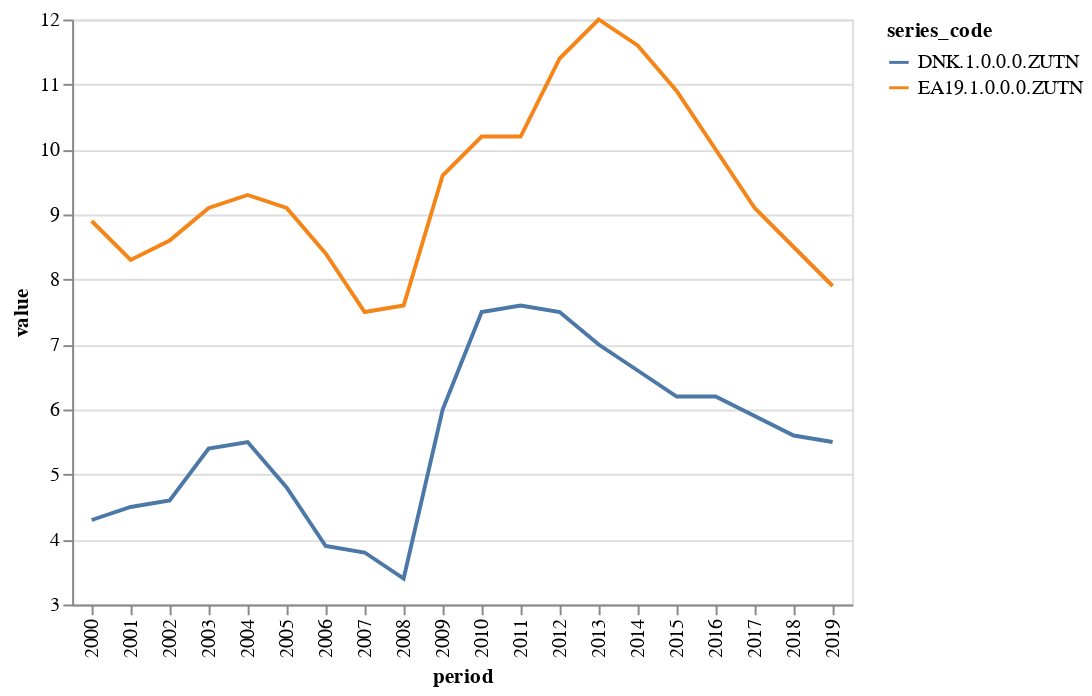

The notebook cell saved with this chart:
### Code cell
range_df = clean_dataframe(df2).query("period >= '2000'")
chart = Chart(range_df).mark_line().encode(
    x='period',
    y=Y('value', scale=Scale(zero=False)),
    color='series_code',
)
chart

### Figure 1 — Vega-Lite specification as saved in the notebook (floating-point values rounded to 4 significant figures)
{"$schema": "https://vega.github.io/schema/vega-lite/v1.2.1.json", "data": {"values": [{"Country": "Euro area", "Frequency": "Annually", "Unit": "(Percentage of active population)", "dataset_code": "ZUTN", "dataset_name": "Unemployment rate: total :- Member States: definition EUROSTAT", "freq": "a", "geo": "ea19", "period": "2000", "provider_code": "AMECO", "series_code": "EA19.1.0.0.0.ZUTN", "series_name": "Euro area", "unit": "percentage-of-active-population", "value": 8.9}, {"Country": "Euro area", "Frequency": "Annually", "Unit": "(Percentage of active population)", "dataset_code": "ZUTN", "dataset_name": "Unemployment rate: total :- Member States: definition EUROSTAT", "freq": "a", "geo": "ea19", "period": "2001", "provider_code": "AMECO", "series_code": "EA19.1.0.0.0.ZUTN", "series_name": "Euro area", "unit": "percentage-of-active-population", "value": 8.3}, {"Country": "Euro area", "Frequency": "Annually", "Unit": "(Percentage of active population)", "dataset_code": "ZUTN", "dataset_name": "Unemployment rate: total :- Member States: definition EUROSTAT", "freq": "a", "geo": "ea19", "period": "2002", "provider_code": "AMECO", "series_code": "EA19.1.0.0.0.ZUTN", "series_name": "Euro area", "unit": "percentage-of-active-population", "value": 8.6}, {"Country": "Euro area", "Frequency": "Annually", "Unit": "(Percentage of active population)", "dataset_code": "ZUTN", "dataset_name": "Unemployment rate: total :- Member States: definition EUROSTAT", "freq": "a", "geo": "ea19", "period": "2003", "provider_code": "AMECO", "series_code": "EA19.1.0.0.0.ZUTN", "series_name": "Euro area", "unit": "percentage-of-active-population", "value": 9.1}, {"Country": "Euro area", "Frequency": "Annually", "Unit": "(Percentage of active population)", "dataset_code": "ZUTN", "dataset_name": "Unemployment rate: total :- Member States: definition EUROSTAT", "freq": "a", "geo": "ea19", "period": "2004", "provider_code": "AMECO", "series_code": "EA19.1.0.0.0.ZUTN", "series_name": "Euro area", "unit": "percentage-of-active-population", "value": 9.3}, {"Country": "Euro area", "Frequency": "Annually", "Unit": "(Percentage of active population)", "dataset_code": "ZUTN", "dataset_name": "Unemployment rate: total :- Member States: definition EUROSTAT", "freq": "a", "geo": "ea19", "period": "2005", "provider_code": "AMECO", "series_code": "EA19.1.0.0.0.ZUTN", "series_name": "Euro area", "unit": "percentage-of-active-population", "value": 9.1}, {"Country": "Euro area", "Frequency": "Annually", "Unit": "(Percentage of active population)", "dataset_code": "ZUTN", "dataset_name": "Unemployment rate: total :- Member States: definition EUROSTAT", "freq": "a", "geo": "ea19", "period": "2006", "provider_code": "AMECO", "series_code": "EA19.1.0.0.0.ZUTN", "series_name": "Euro area", "unit": "percentage-of-active-population", "value": 8.4}, {"Country": "Euro area", "Frequency": "Annually", "Unit": "(Percentage of active population)", "dataset_code": "ZUTN", "dataset_name": "Unemployment rate: total :- Member States: definition EUROSTAT", "freq": "a", "geo": "ea19", "period": "2007", "provider_code": "AMECO", "series_code": "EA19.1.0.0.0.ZUTN", "series_name": "Euro area", "unit": "percentage-of-active-population", "value": 7.5}, {"Country": "Euro area", "Frequency": "Annually", "Unit": "(Percentage of active population)", "dataset_code": "ZUTN", "dataset_name": "Unemployment rate: total :- Member States: definition EUROSTAT", "freq": "a", "geo": "ea19", "period": "2008", "provider_code": "AMECO", "series_code": "EA19.1.0.0.0.ZUTN", "series_name": "Euro area", "unit": "percentage-of-active-population", "value": 7.6}, {"Country": "Euro area", "Frequency": "Annually", "Unit": "(Percentage of active population)", "dataset_code": "ZUTN", "dataset_name": "Unemployment rate: total :- Member States: definition EUROSTAT", "freq": "a", "geo": "ea19", "period": "2009", "provider_code": "AMECO", "series_code": "EA19.1.0.0.0.ZUTN", "series_name": "Euro area", "unit": "percentage-of-active-population", "value": 9.6}, {"Country": "Euro area", "Frequency": "Annually", "Unit": "(Percentage of active population)", "dataset_code": "ZUTN", "dataset_name": "Unemployment rate: total :- Member States: definition EUROSTAT", "freq": "a", "geo": "ea19", "period": "2010", "provider_code": "AMECO", "series_code": "EA19.1.0.0.0.ZUTN", "series_name": "Euro area", "unit": "percentage-of-active-population", "value": 10.2}, {"Country": "Euro area", "Frequency": "Annually", "Unit": "(Percentage of active population)", "dataset_code": "ZUTN", "dataset_name": "Unemployment rate: total :- Member States: definition EUROSTAT", "freq": "a", "geo": "ea19", "period": "2011", "provider_code": "AMECO", "series_code": "EA19.1.0.0.0.ZUTN", "series_name": "Euro area", "unit": "percentage-of-active-population", "value": 10.2}, {"Country": "Euro area", "Frequency": "Annually", "Unit": "(Percentage of active population)", "dataset_code": "ZUTN", "dataset_name": "Unemployment rate: total :- Member States: definition EUROSTAT", "freq": "a", "geo": "ea19", "period": "2012", "provider_code": "AMECO", "series_code": "EA19.1.0.0.0.ZUTN", "series_name": "Euro area", "unit": "percentage-of-active-population", "value": 11.4}, {"Country": "Euro area", "Frequency": "Annually", "Unit": "(Percentage of active population)", "dataset_code": "ZUTN", "dataset_name": "Unemployment rate: total :- Member States: definition EUROSTAT", "freq": "a", "geo": "ea19", "period": "2013", "provider_code": "AMECO", "series_code": "EA19.1.0.0.0.ZUTN", "series_name": "Euro area", "unit": "percentage-of-active-population", "value": 12}, {"Country": "Euro area", "Frequency": "Annually", "Unit": "(Percentage of active population)", "dataset_code": "ZUTN", "dataset_name": "Unemployment rate: total :- Member States: definition EUROSTAT", "freq": "a", "geo": "ea19", "period": "2014", "provider_code": "AMECO", "series_code": "EA19.1.0.0.0.ZUTN", "series_name": "Euro area", "unit": "percentage-of-active-population", "value": 11.6}, {"Country": "Euro area", "Frequency": "Annually", "Unit": "(Percentage of active population)", "dataset_code": "ZUTN", "dataset_name": "Unemployment rate: total :- Member States: definition EUROSTAT", "freq": "a", "geo": "ea19", "period": "2015", "provider_code": "AMECO", "series_code": "EA19.1.0.0.0.ZUTN", "series_name": "Euro area", "unit": "percentage-of-active-population", "value": 10.9}, {"Country": "Euro area", "Frequency": "Annually", "Unit": "(Percentage of active population)", "dataset_code": "ZUTN", "dataset_name": "Unemployment rate: total :- Member States: definition EUROSTAT", "freq": "a", "geo": "ea19", "period": "2016", "provider_code": "AMECO", "series_code": "EA19.1.0.0.0.ZUTN", "series_name": "Euro area", "unit": "percentage-of-active-population", "value": 10}, {"Country": "Euro area", "Frequency": "Annually", "Unit": "(Percentage of active population)", "dataset_code": "ZUTN", "dataset_name": "Unemployment rate: total :- Member States: definition EUROSTAT", "freq": "a", "geo": "ea19", "period": "2017", "provider_code": "AMECO", "series_code": "EA19.1.0.0.0.ZUTN", "series_name": "Euro area", "unit": "percentage-of-active-population", "value": 9.1}, {"Country": "Euro area", "Frequency": "Annually", "Unit": "(Percentage of active population)", "dataset_code": "ZUTN", "dataset_name": "Unemployment rate: total :- Member States: definition EUROSTAT", "freq": "a", "geo": "ea19", "period": "2018", "provider_code": "AMECO", "series_code": "EA19.1.0.0.0.ZUTN", "series_name": "Euro area", "unit": "percentage-of-active-population", "value": 8.5}, {"Country": "Euro area", "Frequency": "Annually", "Unit": "(Percentage of active population)", "dataset_code": "ZUTN", "dataset_name": "Unemployment rate: total :- Member States: definition EUROSTAT", "freq": "a", "geo": "ea19", "period": "2019", "provider_code": "AMECO", "series_code": "EA19.1.0.0.0.ZUTN", "series_name": "Euro area", "unit": "percentage-of-active-population", "value": 7.9}, {"Country": "Denmark", "Frequency": "Annually", "Unit": "(Percentage of active population)", "dataset_code": "ZUTN", "dataset_name": "Unemployment rate: total :- Member States: definition EUROSTAT", "freq": "a", "geo": "dnk", "period": "2000", "provider_code": "AMECO", "series_code": "DNK.1.0.0.0.ZUTN", "series_name": "Denmark", "unit": "percentage-of-active-population", "value": 4.3}, {"Country": "Denmark", "Frequency": "Annually", "Unit": "(Percentage of active population)", "dataset_code": "ZUTN", "dataset_name": "Unemployment rate: total :- Member States: definition EUROSTAT", "freq": "a", "geo": "dnk", "period": "2001", "provider_code": "AMECO", "series_code": "DNK.1.0.0.0.ZUTN", "series_name": "Denmark", "unit": "percentage-of-active-population", "value": 4.5}, {"Country": "Denmark", "Frequency": "Annually", "Unit": "(Percentage of active population)", "dataset_code": "ZUTN", "dataset_name": "Unemployment rate: total :- Member States: definition EUROSTAT", "freq": "a", "geo": "dnk", "period": "2002", "provider_code": "AMECO", "series_code": "DNK.1.0.0.0.ZUTN", "series_name": "Denmark", "unit": "percentage-of-active-population", "value": 4.6}, {"Country": "Denmark", "Frequency": "Annually", "Unit": "(Percentage of active population)", "dataset_code": "ZUTN", "dataset_name": "Unemployment rate: total :- Member States: definition EUROSTAT", "freq": "a", "geo": "dnk", "period": "2003", "provider_code": "AMECO", "series_code": "DNK.1.0.0.0.ZUTN", "series_name": "Denmark", "unit": "percentage-of-active-population", "value": 5.4}, {"Country": "Denmark", "Frequency": "Annually", "Unit": "(Percentage of active population)", "dataset_code": "ZUTN", "dataset_name": "Unemployment rate: total :- Member States: definition EUROSTAT", "freq": "a", "geo": "dnk", "period": "2004", "provider_code": "AMECO", "series_code": "DNK.1.0.0.0.ZUTN", "series_name": "Denmark", "unit": "percentage-of-active-population", "value": 5.5}, {"Country": "Denmark", "Frequency": "Annually", "Unit": "(Percentage of active population)", "dataset_code": "ZUTN", "dataset_name": "Unemployment rate: total :- Member States: definition EUROSTAT", "freq": "a", "geo": "dnk", "period": "2005", "provider_code": "AMECO", "series_code": "DNK.1.0.0.0.ZUTN", "series_name": "Denmark", "unit": "percentage-of-active-population", "value": 4.8}, {"Country": "Denmark", "Frequency": "Annually", "Unit": "(Percentage of active population)", "dataset_code": "ZUTN", "dataset_name": "Unemployment rate: total :- Member States: definition EUROSTAT", "freq": "a", "geo": "dnk", "period": "2006", "provider_code": "AMECO", "series_code": "DNK.1.0.0.0.ZUTN", "series_name": "Denmark", "unit": "percentage-of-active-population", "value": 3.9}, {"Country": "Denmark", "Frequency": "Annually", "Unit": "(Percentage of active population)", "dataset_code": "ZUTN", "dataset_name": "Unemployment rate: total :- Member States: definition EUROSTAT", "freq": "a", "geo": "dnk", "period": "2007", "provider_code": "AMECO", "series_code": "DNK.1.0.0.0.ZUTN", "series_name": "Denmark", "unit": "percentage-of-active-population", "value": 3.8}, {"Country": "Denmark", "Frequency": "Annually", "Unit": "(Percentage of active population)", "dataset_code": "ZUTN", "dataset_name": "Unemployment rate: total :- Member States: definition EUROSTAT", "freq": "a", "geo": "dnk", "period": "2008", "provider_code": "AMECO", "series_code": "DNK.1.0.0.0.ZUTN", "series_name": "Denmark", "unit": "percentage-of-active-population", "value": 3.4}, {"Country": "Denmark", "Frequency": "Annually", "Unit": "(Percentage of active population)", "dataset_code": "ZUTN", "dataset_name": "Unemployment rate: total :- Member States: definition EUROSTAT", "freq": "a", "geo": "dnk", "period": "2009", "provider_code": "AMECO", "series_code": "DNK.1.0.0.0.ZUTN", "series_name": "Denmark", "unit": "percentage-of-active-population", "value": 6}, {"Country": "Denmark", "Frequency": "Annually", "Unit": "(Percentage of active population)", "dataset_code": "ZUTN", "dataset_name": "Unemployment rate: total :- Member States: definition EUROSTAT", "freq": "a", "geo": "dnk", "period": "2010", "provider_code": "AMECO", "series_code": "DNK.1.0.0.0.ZUTN", "series_name": "Denmark", "unit": "percentage-of-active-population", "value": 7.5}, {"Country": "Denmark", "Frequency": "Annually", "Unit": "(Percentage of active population)", "dataset_code": "ZUTN", "dataset_name": "Unemployment rate: total :- Member States: definition EUROSTAT", "freq": "a", "geo": "dnk", "period": "2011", "provider_code": "AMECO", "series_code": "DNK.1.0.0.0.ZUTN", "series_name": "Denmark", "unit": "percentage-of-active-population", "value": 7.6}, {"Country": "Denmark", "Frequency": "Annually", "Unit": "(Percentage of active population)", "dataset_code": "ZUTN", "dataset_name": "Unemployment rate: total :- Member States: definition EUROSTAT", "freq": "a", "geo": "dnk", "period": "2012", "provider_code": "AMECO", "series_code": "DNK.1.0.0.0.ZUTN", "series_name": "Denmark", "unit": "percentage-of-active-population", "value": 7.5}, {"Country": "Denmark", "Frequency": "Annually", "Unit": "(Percentage of active population)", "dataset_code": "ZUTN", "dataset_name": "Unemployment rate: total :- Member States: definition EUROSTAT", "freq": "a", "geo": "dnk", "period": "2013", "provider_code": "AMECO", "series_code": "DNK.1.0.0.0.ZUTN", "series_name": "Denmark", "unit": "percentage-of-active-population", "value": 7}, {"Country": "Denmark", "Frequency": "Annually", "Unit": "(Percentage of active population)", "dataset_code": "ZUTN", "dataset_name": "Unemployment rate: total :- Member States: definition EUROSTAT", "freq": "a", "geo": "dnk", "period": "2014", "provider_code": "AMECO", "series_code": "DNK.1.0.0.0.ZUTN", "series_name": "Denmark", "unit": "percentage-of-active-population", "value": 6.6}, {"Country": "Denmark", "Frequency": "Annually", "Unit": "(Percentage of active population)", "dataset_code": "ZUTN", "dataset_name": "Unemployment rate: total :- Member States: definition EUROSTAT", "freq": "a", "geo": "dnk", "period": "2015", "provider_code": "AMECO", "series_code": "DNK.1.0.0.0.ZUTN", "series_name": "Denmark", "unit": "percentage-of-active-population", "value": 6.2}, {"Country": "Denmark", "Frequency": "Annually", "Unit": "(Percentage of active population)", "dataset_code": "ZUTN", "dataset_name": "Unemployment rate: total :- Member States: definition EUROSTAT", "freq": "a", "geo": "dnk", "period": "2016", "provider_code": "AMECO", "series_code": "DNK.1.0.0.0.ZUTN", "series_name": "Denmark", "unit": "percentage-of-active-population", "value": 6.2}, {"Country": "Denmark", "Frequency": "Annually", "Unit": "(Percentage of active population)", "dataset_code": "ZUTN", "dataset_name": "Unemployment rate: total :- Member States: definition EUROSTAT", "freq": "a", "geo": "dnk", "period": "2017", "provider_code": "AMECO", "series_code": "DNK.1.0.0.0.ZUTN", "series_name": "Denmark", "unit": "percentage-of-active-population", "value": 5.9}, {"Country": "Denmark", "Frequency": "Annually", "Unit": "(Percentage of active population)", "dataset_code": "ZUTN", "dataset_name": "Unemployment rate: total :- Member States: definition EUROSTAT", "freq": "a", "geo": "dnk", "period": "2018", "provider_code": "AMECO", "series_code": "DNK.1.0.0.0.ZUTN", "series_name": "Denmark", "unit": "percentage-of-active-population", "value": 5.6}, {"Country": "Denmark", "Frequency": "Annually", "Unit": "(Percentage of active population)", "dataset_code": "ZUTN", "dataset_name": "Unemployment rate: total :- Member States: definition EUROSTAT", "freq": "a", "geo": "dnk", "period": "2019", "provider_code": "AMECO", "series_code": "DNK.1.0.0.0.ZUTN", "series_name": "Denmark", "unit": "percentage-of-active-population", "value": 5.5}]}, "encoding": {"color": {"field": "series_code", "type": "nominal"}, "x": {"field": "period", "type": "nominal"}, "y": {"field": "value", "scale": {"zero": false}, "type": "quantitative"}}, "mark": "line"}
